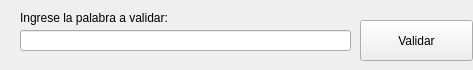
<?xml version="1.0" encoding="UTF-8"?>
<ui version="4.0">
 <class>input_word</class>
 <widget class="QWidget" name="input_word">
  <property name="geometry">
   <rect>
    <x>0</x>
    <y>0</y>
    <width>473</width>
    <height>70</height>
   </rect>
  </property>
  <property name="windowTitle">
   <string>Form</string>
  </property>
  <widget class="QLineEdit" name="lineEdit_word">
   <property name="geometry">
    <rect>
     <x>20</x>
     <y>30</y>
     <width>331</width>
     <height>21</height>
    </rect>
   </property>
  </widget>
  <widget class="QLabel" name="label_add_word">
   <property name="geometry">
    <rect>
     <x>20</x>
     <y>10</y>
     <width>241</width>
     <height>16</height>
    </rect>
   </property>
   <property name="text">
    <string>Ingrese la palabra a validar:</string>
   </property>
  </widget>
  <widget class="QPushButton" name="buttonValidate">
   <property name="geometry">
    <rect>
     <x>360</x>
     <y>20</y>
     <width>113</width>
     <height>41</height>
    </rect>
   </property>
   <property name="text">
    <string>Validar</string>
   </property>
  </widget>
 </widget>
 <resources/>
 <connections/>
</ui>
